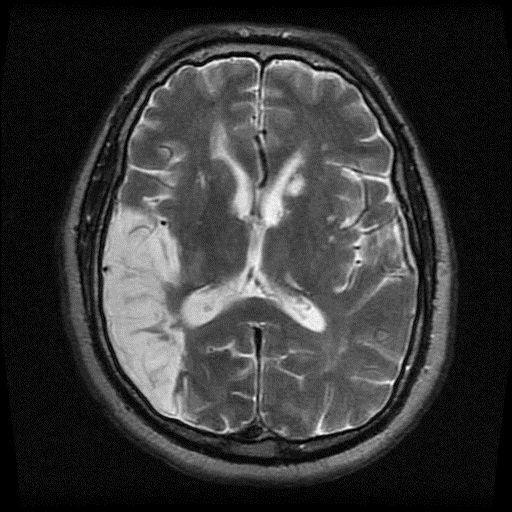
#> input picture image/Brain-MRI.jpg, 512 x 512 px; its folder holds only this picture in this run
$ python main.py
#> lines starting #> are read from the running program, lines starting #| are printed output that depends on the picture
import sys
import os
import cv2
import numpy as np
from numpy.lib.utils import deprecate
from tqdm import tqdm, trange
import argparse

parser = argparse.ArgumentParser()

parser.add_argument("-k","--kernel_size",type=int,default = 9)
parser.add_argument("-a","--alpha",type=float,default = 0.6)
parser.add_argument("-m","--mean",type=float,default = 0)
parser.add_argument("-v","--variance",type=float,default = 0.1)

args = parser.parse_args()

image_list = []
path = "./image"
os.makedirs("augmentation")

def readfile(path):
    for pic in os.listdir(path):
        image_list.append(pic)

def vertical_write(kernel_size):
    os.makedirs("./augmentation/vertical_motion_aug")
    print("Vertical motion proccessing:")
    f_v = np.zeros((kernel_size,kernel_size))
    f_v[:,int((kernel_size - 1)/2)] = 1
    f_v /= kernel_size

    with tqdm(total=len(image_list)) as pbar:
        for image in image_list:
            pic = cv2.imread("./image/"+image)
            image_v = cv2.filter2D(pic,-1,f_v)
            cv2.imwrite("./augmentation/vertical_motion_aug/"+image,image_v)
            pbar.update(1)

def horizontal_write(kernel_size):
#> called with kernel_size = 9
    os.makedirs("./augmentation/horizontal_motion_aug")
    print("Horizontal motion proccessing:")
    f_h = np.zeros((kernel_size,kernel_size))
    f_h[int((kernel_size - 1)/2),:] = 1
    f_h /= kernel_size
    with tqdm(total=len(image_list)) as pbar:
        for image in image_list:
            pic = cv2.imread("./image/"+image)
#> pic is the input picture: shape (512, 512, 3); min 0, max 255, mean 55.8
            image_v = cv2.filter2D(pic,-1,f_h)
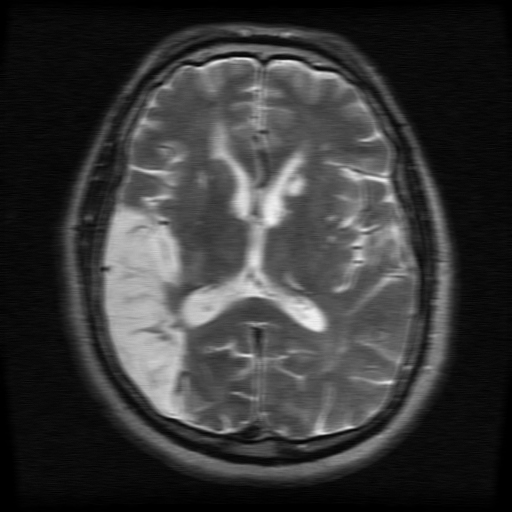
#> image_v: shape (512, 512, 3); min 0, max 243, mean 55.8
#> in vertical_write, `image_v = cv2.filter2D(pic,-1,f_v)`:
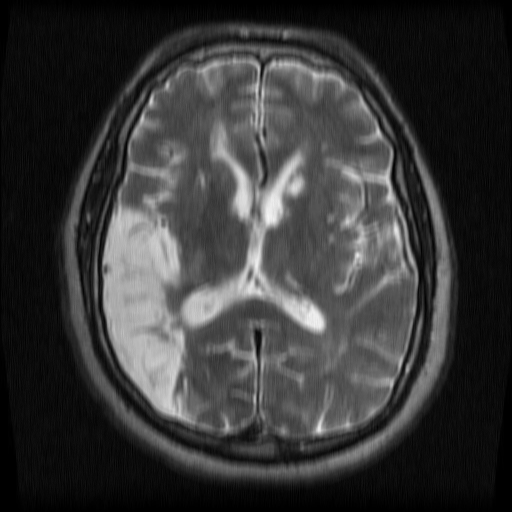
#> image_v: shape (512, 512, 3); min 0, max 245, mean 55.8
            cv2.imwrite("./augmentation/horizontal_motion_aug/"+image,image_v)
            pbar.update(1)

def darker_write(alpha):
#> called with alpha = 0.6
    os.makedirs("./augmentation/darker_aug")
    print("Image darker proccessing:")
    with tqdm(total=len(image_list)) as pbar:
        for image in image_list:
            pic = cv2.imread("./image/"+image)
            image_d = pic * alpha
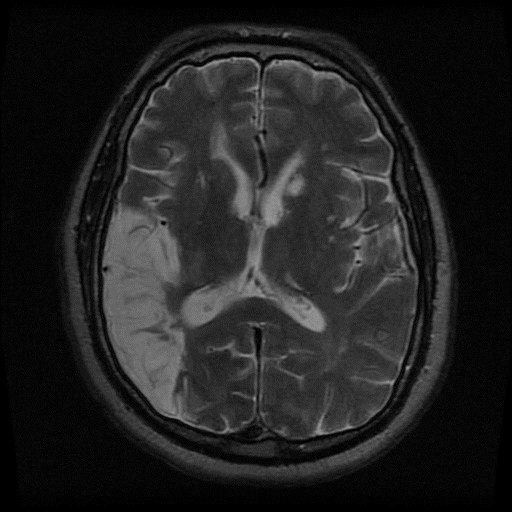
#> image_d: shape (512, 512, 3) float64; min 0, max 153, mean 33.5
            image_d.astype('float')/255.0
            cv2.imwrite("./augmentation/darker_aug/"+image,image_d)
            pbar.update(1)

def gaussian_noise_write(mean,variance):
#> called with mean = 0, variance = 0.1
    os.makedirs("./augmentation/gaussian_noise_aug")
    print("Gaussian noise proccessing:")
    with tqdm(total=len(image_list)) as pbar:
        for image in image_list:
            pic = cv2.imread("./image/"+image)
            noise = np.random.normal(mean, variance, pic.shape)
            image_g = pic + noise * 255
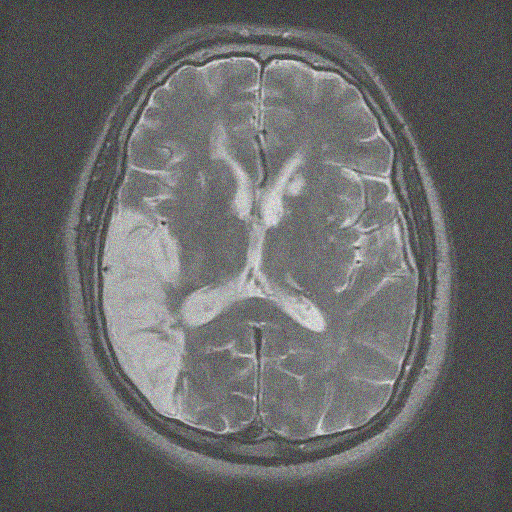
#> image_g: shape (512, 512, 3) float64; mean B, G, R 55.8, 55.9, 55.8; drawn with min black and max white
            cv2.imwrite("./augmentation/gaussian_noise_aug/"+image,image_g)
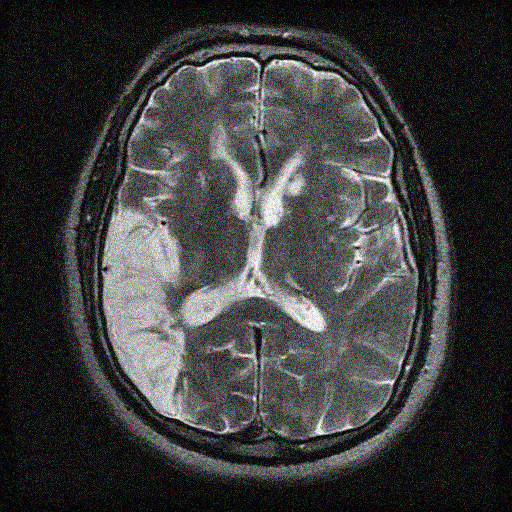
#> saved as Brain-MRI.jpg: shape (512, 512, 3); mean B, G, R 59.1, 59.1, 59
            pbar.update(1)

readfile(path)
horizontal_write(args.kernel_size)
vertical_write(args.kernel_size)
darker_write(args.alpha)
gaussian_noise_write(args.mean,args.variance)
